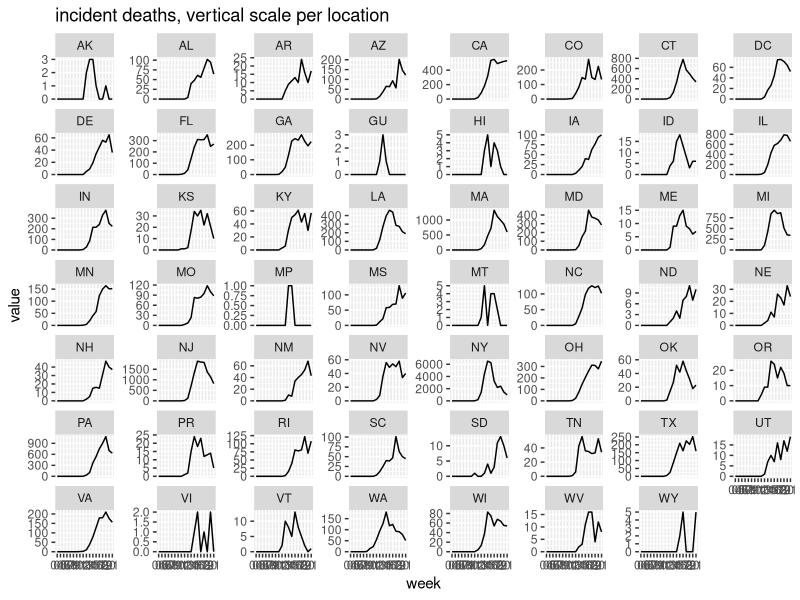
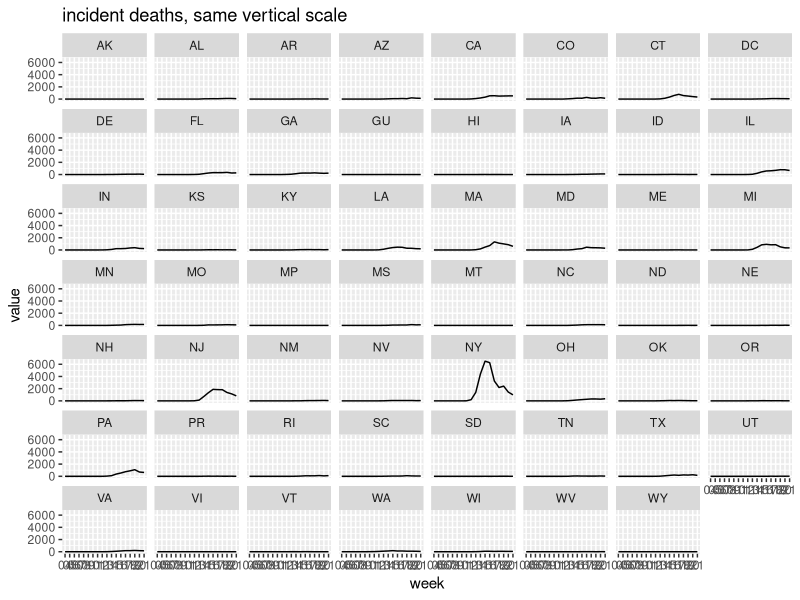
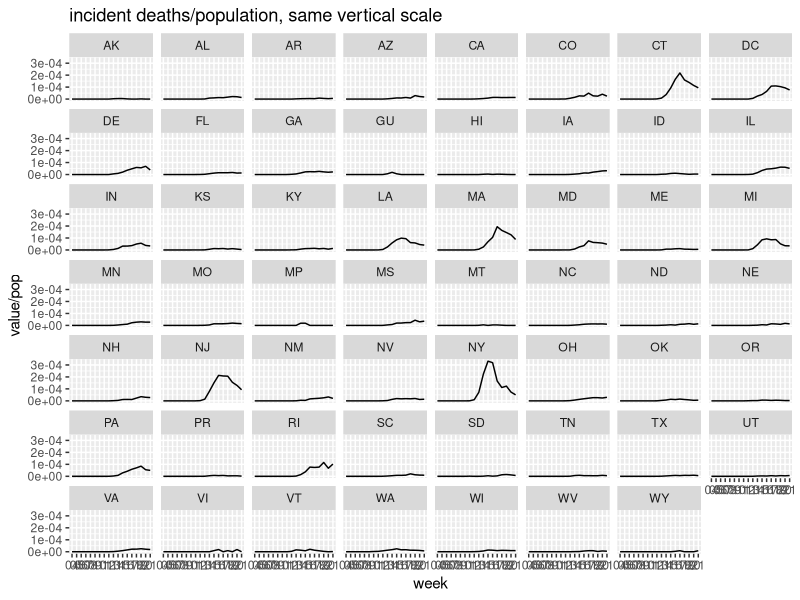

These figures' R source, in order:
## ---- chunk 1
knitr::opts_chunk$set(echo = FALSE, message=FALSE, cache=TRUE)
## ---- chunk 2
library(tidyverse)
## ---- chunk 3
covid <- read_csv('../../../data-raw/jhu-incident.csv')
pops <- read_csv('../../../data-raw/location_traits.csv')
covid <- covid %>%
  dplyr::left_join(
    pops %>%
      select(
        location_abbreviation=postalCode,
        pop=totalpop
      ))
## ---- chunk 4
ggplot(
  data = covid,
  mapping = aes(x = week, y = value, group=location)) +
  geom_line() +
  facet_wrap( ~ location_abbreviation, scales = 'free_y') +
  ggtitle('incident deaths, vertical scale per location')
## ---- chunk 5
ggplot(
  data = covid,
  mapping = aes(x = week, y = value, group=location)) +
  geom_line() +
  facet_wrap( ~ location_abbreviation) +
  ggtitle('incident deaths, same vertical scale')
## ---- chunk 6
ggplot(
  data = covid,
  mapping = aes(x = week, y = value/pop, group=location)) +
  geom_line() +
  facet_wrap( ~ location_abbreviation) +
  ggtitle('incident deaths/population, same vertical scale')
